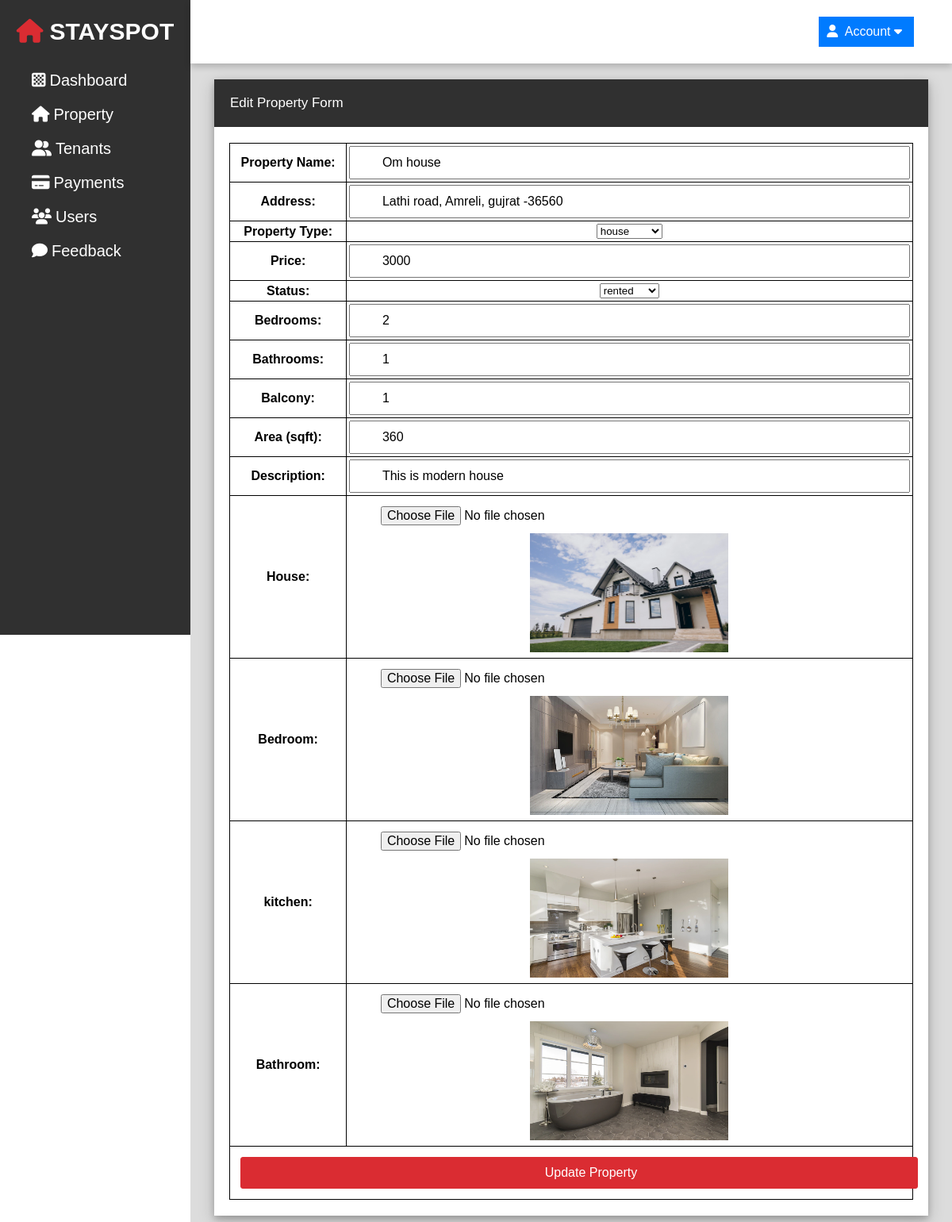
Screenshot of /admin/edit_property.php?edit=1 (signed in) with the database file from the repository.
### tables this page shows
CREATE TABLE `property` (
  `property_id` int(30) NOT NULL,
  `name` varchar(255) NOT NULL,
  `address` varchar(255) NOT NULL,
  `type` enum('house','apartment') NOT NULL,
  `price` int(11) NOT NULL,
  `status` enum('available','rented') NOT NULL,
  `bedroom` int(11) NOT NULL,
  `bathroom` int(11) NOT NULL,
  `balcony` int(11) NOT NULL,
  `area` float NOT NULL,
  `description` text NOT NULL,
  `img1` varchar(255) NOT NULL,
  `img2` varchar(255) NOT NULL,
  `img3` varchar(255) NOT NULL,
  `img4` varchar(255) NOT NULL
);

### admin/edit_property.php (the view, shortened to what this page needs)
<?php
    include 'db/db.php';
    if (isset($_SESSION['admin_name']))
    {
?>
<!DOCTYPE html>
<html lang="en">
<head>
    <link rel="stylesheet" href="css/styles.css">
    <link rel="stylesheet" href="https://cdnjs.cloudflare.com/ajax/libs/font-awesome/6.2.0/css/all.min.css">
</head>
<body>
    <div class="side-menu">
        <div class="brand-name">
            <h1><i class="fas fa-house"></i>STAYSPOT</h1>
        </div>
        <ul>
            <li><a href="index.php"><i class="fa-solid fa-chess-board"></i><span>Dashboard</span></a></li>
            <li><a href="property.php"><i class="fa-solid fa-house"></i><span>Property</span></a></li>
            <li><a href="tenants.php"><i class="fa fa-user-friends"></i><span>Tenants</span></a></li>
            <li><a href="payments.php"><i class="fas fa-credit-card"></i><span>Payments</span></a></li>
            <li><a href="users.php"><i class="fa fa-users"></i><span>Users</span></a></li>
            <li><a href="feedback.php"><i class="fa-solid fa-comment"></i><span>Feedback</span></a></li>
        </ul>
    </div>
    <div class="container">
        <div class="header">
            <div class="nav">
                <div class="account">
                    <div class="dropdown">
                        <button class="dropbtn"><i class="fa fa-user"></i> Account <i class="fa fa-caret-down"></i></button>
                    </div>
                </div>
            </div>
        </div>
        <div class="content">
            <div class="main">
                <div class="h1">
                    <div><h1>Edit Property Form</h1></div>
                </div>
                <div class="info">
                    <table cellpadding="10px" class="input">
                    <?php
                    $id = $_GET['edit'];
                    $result = mysqli_query($con,"select * from property where property_id = $id");
                    while($row = mysqli_fetch_assoc($result)) { ?>
                    <form method="POST" enctype="multipart/form-data">
                        <tr>
                            <th>Property Name:</th>
                            <td><input type="text" name="name" value="<?php echo $row['name']; ?>" ></td>
                        </tr>
                        <tr>
                            <th>Address:</th>
                            <td><input type="text" name="address" value="<?php echo $row['address']; ?>" ></td>
                        </tr>
                        <tr>
                            <th>Property Type:</th>
                            <td>
                                <select name="type" >
                                    <option value="house" <?php if ($row['type'] == 'house') echo 'selected'; ?>>house</option>
                                </select>
                            </td>
                        </tr>
                        <tr>
                            <th>Price:</th>
                            <td><input type="number" name="price" value="<?php echo $row['price']; ?>" ></td>
                        </tr>
                        <tr>
                            <th>Status:</th>
                            <td>
                                <select name="status" >
                                    <option value="rented" <?php if ($row['status'] == 'rented') echo 'selected'; ?>>rented</option>
                                </select>
                            </td>
                        </tr>
                        <tr>
                            <th>Bedrooms:</th>
                            <td><input type="number" name="bedroom" value="<?php echo $row['bedroom']; ?>" ></td>
                        </tr>
                        <tr>
                            <th>Bathrooms:</th>
                            <td><input type="number" name="bathroom" value="<?php echo $row['bathroom']; ?>" ></td>
                        </tr>
                        <tr>
                            <th>Balcony:</th>
                            <td><input type="number" name="balcony" value="<?php echo $row['balcony']; ?>" ></td>
                        </tr>
                        <tr>
                            <th>Area (sqft):</th>
                            <td><input type="number" name="area" value="<?php echo $row['area']; ?>" ></td>
                        </tr>
                        <tr>
                            <th>Description:</th>
                            <td><input type="text" name="description" value="<?php echo $row['description']; ?>" ></td>
                        </tr>
                        <tr>
                            <th>House:</th>
                            <td><input type="file" name="img1" >
                            <img src="uploads/<?php echo $row['img1']; ?>" height="150px" width="250px"></td>
                        </tr>
                        <tr>
                            <th>Bedroom:</th>
                            <td><input type="file" name="img2" >
                            <img src="uploads/<?php echo $row['img2']; ?>" height="150px" width="250px"></td>
                        </tr>
                        <tr>
                            <th>kitchen:</th>
                            <td><input type="file" name="img3" >
                            <img src="uploads/<?php echo $row['img3']; ?>" height="150px" width="250px"></td>
                        </tr>
                        <tr>
                            <th>Bathroom:</th>
                            <td><input type="file" name="img4" >
                            <img src="uploads/<?php echo $row['img4']; ?>" height="150px" width="250px"></td>
                        </tr>
                        <tr>
                            <td colspan="2"><input type="submit" value="Update Property" name="update" class="btn"></td>
                        </tr>
                    </form>
                    <?php } ?>
                    </table>
                </div>
            </div>
        </div>
    </div>
</body>
</html>
<?php
    }
    else{
        header("location: login.php");
    }
?>

### admin/css/styles.css (style rules this page uses)
* { margin: 0; padding: 0; box-sizing: border-box; font-family: 'Poppins', sans-serif; }
body { min-height: 100vh; }
a { text-decoration: none; }
li { list-style: none; }
.btn { margin: 10px; background: #DA2C32; color: white; padding: 7px 7px; text-align: center; border: 1px solid #DA2C32; border-radius: 3px; }
.side-menu { position: fixed; background-color: #303030; width: 20vw; min-height: 100vh; display: flex; flex-direction: column; }
.side-menu .brand-name { font-size: 15px; height: 10vh; display: flex; align-items: center; justify-content: center; text-decoration: no; }
.side-menu .brand-name h1 { color: white; }
.side-menu .brand-name h1 i { color: #DA2C32; margin-right: 8px; }
.side-menu li { font-size: 20px; padding: 10px 40px; color: white; display: flex; align-items: center; }
.side-menu li i { margin-right: 5px; }
.side-menu li a { text-decoration: none; color: white; }
.container { position: absolute; right: 0; width: 80vw; height: 100vh; background: #f1f1f1; }
.container .header { position: fixed; top: 0; right: 0; width: 80vw; height: 10vh; background: white; display: flex; align-items: center; justify-content: center; box-shadow: 0 4px 8px 0 rgba(0, 0, 0, 0.2); z-index: 1; }
.container .header .nav { width: 90%; display: flex; align-items: center; }
.account { position: relative; display: inline-block; margin-left: auto; }
.dropdown { position: relative; display: inline-block; }
.dropbtn { background-color: #007bff; color: white; padding: 10px; font-size: 16px; border: none; cursor: pointer; transition: all 0.6s ease; }
.fa { margin-right: 5px; }
.container .content { position: relative; margin-top: 10vh; min-height: 90vh; background: #dcdcdc; padding: 20px 30px; }
.container .content .main { background: white; box-shadow: 0 4px 8px 0 rgba(0, 0, 0, 0.2), 0 6px 20px 0 rgba(0, 0, 0, 0.19); }
.container .content .main .h1 h1 { font-size: 17px; padding: 20px 20px; color: white; font-weight: 200; background-color: #303030; }
.container .content .info { color: black; padding: 20px 15px; display: flex; align-items: center; justify-content: center; flex-wrap: wrap; }
.container .content .info table { width: 99%; }
.container .content .info table input { width: 100%; padding: 10px 10px 10px 40px; font-size: 16px; box-sizing: border-box; }
.container .content .info table,tr,td,th { text-align: center; padding: 3px 3px; border: 1px solid black; border-collapse: collapse; }

### rows the page displays
property: name "Om house", address "Lathi road, Amreli, gujrat -36560", type "house", price "3000", status "rented", bedroom "2", bathroom "1", balcony "1", area "360", description "This is modern house", img1 (picture), img2 (picture), img3 (picture), img4 (picture)
